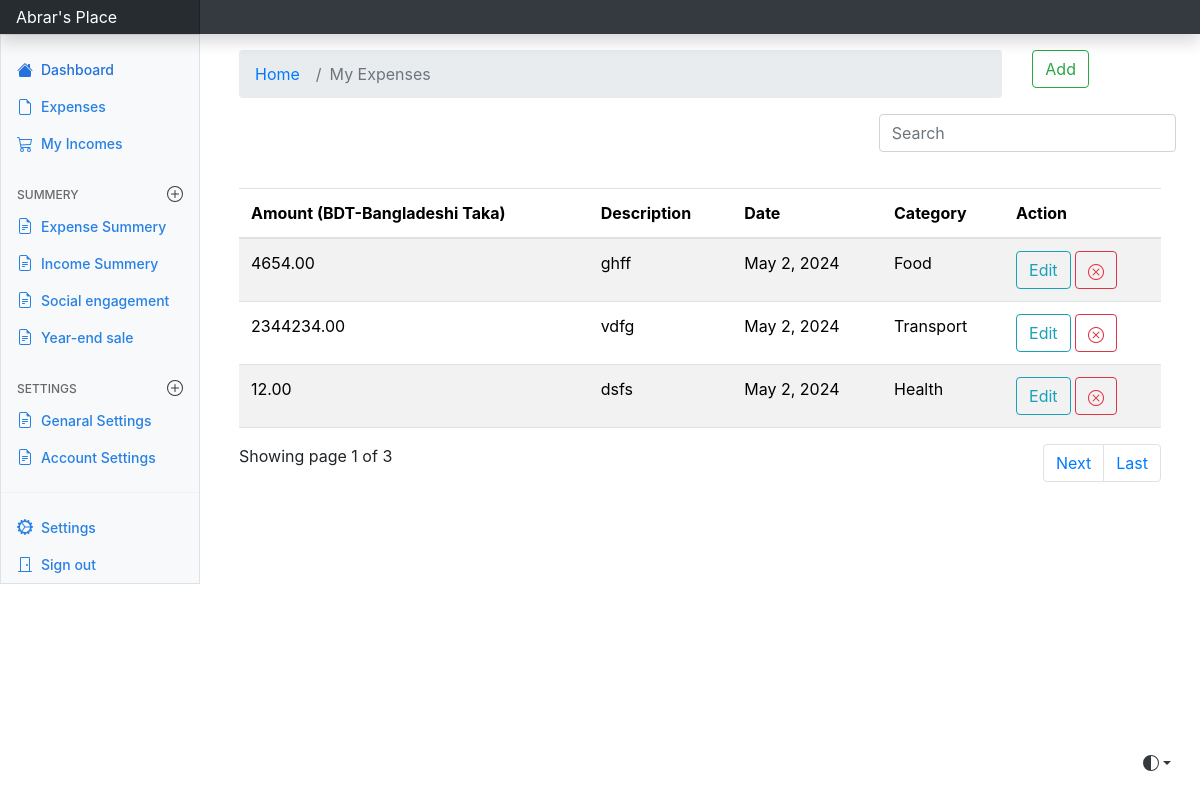
Before: / (signed in) with the older database file.
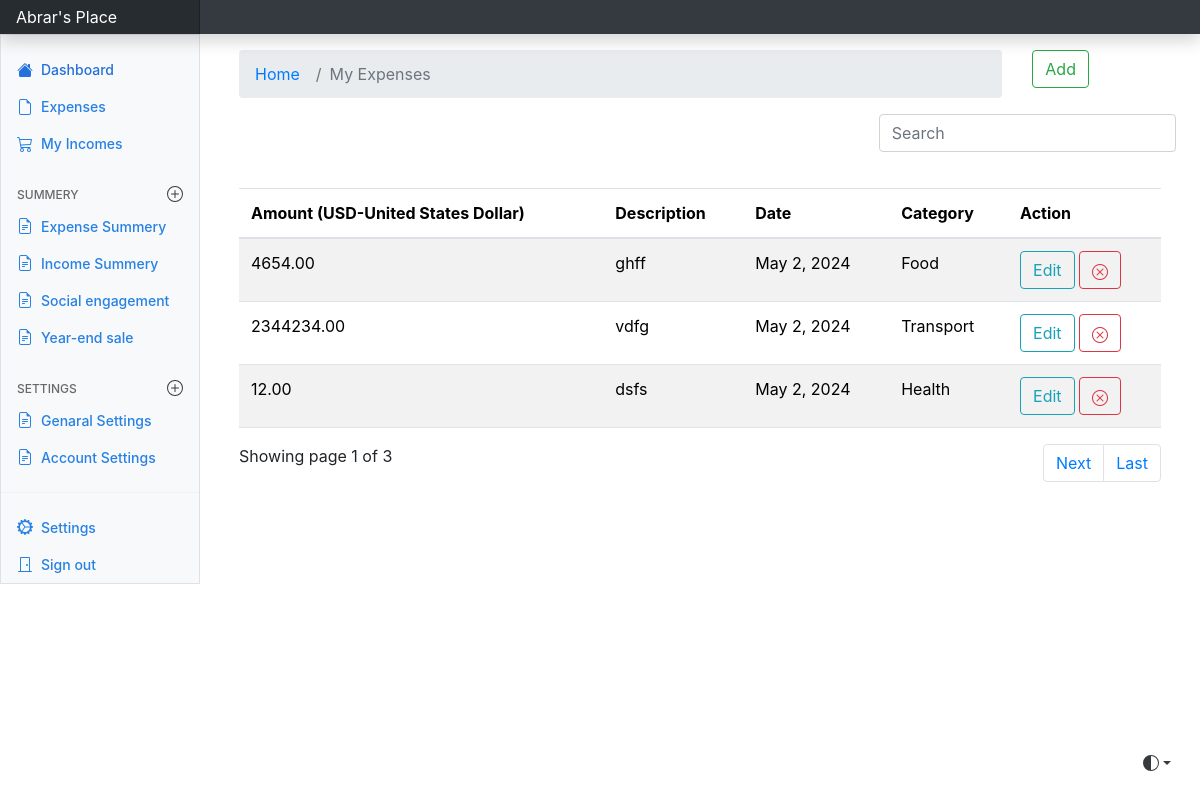
After: the same page with the newer database file.
### User_Preferences/models.py (models this page shows, shortened)
class UserPreferences(models.Model):
    user = models.OneToOneField(to=User, on_delete=models.CASCADE)
    currency = models.CharField(max_length=255,blank=True,null=True)

### expenses/views.py (the view)
# urls.py: path('', views.index, name='index'),
@login_required(login_url='/authentication/')
def index(request):
    data = Add_expense.objects.filter(user=request.user)
    currency = UserPreferences.objects.get(user=request.user).currency
    paginator = Paginator(data, 3)
    page_number = request.GET.get('page')
    page_obj = paginator.get_page(page_number)
    return render(request, 'expenses/index.html', {'data': data, 'page_obj': page_obj, 'currency': currency})

### templates/expenses/index.html (shortened to what this page needs)
{% extends "base.html" %}
{% load static %}
{% block content %}
<link rel="stylesheet" href="https://cdn.jsdelivr.net/npm/bootstrap@4.0.0/dist/css/bootstrap.min.css">
<link rel="stylesheet" href="https://cdn.jsdelivr.net/npm/bootstrap-icons@1.11.3/font/bootstrap-icons.min.css">
<div class ="container mt-3">
    <div class="row">
        <div class="col-md-10">
            <nav aria-label="breadcrumb">
                <ol class="breadcrumb">
                <li class="breadcrumb-item"><a href="{% url 'index' %}">Home</a></li>
                <li class="breadcrumb-item active" aria-current="page">My Expenses</li>
                </ol>
            </nav>
        </div>
        <div class="col-md-1">
            <a href="{% url 'expense' %}" type="button" class="btn btn-outline-success">Add</a>
        </div>
    </div>
</div>
{% if data %}
<div class="row justify-content-end">
    <div class="col-md-4">
        <form method="GET">
            <div class="input-group mb-3">
                <input type="text" class="form-control" placeholder="Search" name="search" id="searchField" value="{{ request.GET.q }}">
            </div>
        </form>
    </div>
</div>
<div class="container" style="margin-top: 20px;">
    <div class="app-table">
        <table class="table table-striped">
            <thead>
                <tr>
                    <th scope="col">Amount ({{currency}})</th>
                    <th scope="col">Description</th>
                    <th scope="col">Date</th>
                    <th scope="col">Category</th>
                    <th scope="col">Action</th>
                </tr>
            </thead>
            <tbody>
                {% for expense in page_obj %}
                <tr>
                    <td>{{ expense.amount }}</td>
                    <td>{{ expense.description }}</td>
                    <td>{{ expense.date }}</td>
                    <td>{{ expense.category }}</td>
                    <td>
                        <a href="{% url 'edit' expense.id %}" type="button" class="btn btn-outline-info">Edit</a>
                        <a href="{% url 'delete' expense.id %}" class="btn btn-outline-danger"><i class="bi bi-x-circle"></i></a>
                    </td>
                </tr>
                {% endfor %}
            </tbody>
        </table>
    </div>
    <div class="pagination-container">
    <div class="">
        Showing page {{page_obj.number}} of {{page_obj.paginator.num_pages}}
        <ul class="pagination align-right float-right mr-auto">
            {% if page_obj.has_next %}
            <li class="page-item">
                <a class="page-link" href="?page={{ page_obj.next_page_number }}">Next</a>
            </li>
            <li class="page-item">
                <a class="page-link" href="?page={{ page_obj.paginator.num_pages }}">Last</a>
            </li>
            {% endif %}
        </ul>
    </div>
    </div>
</div>
{% else %}
    <div class="container mt-3">
        <div class="alert alert-info" role="alert">
            No expenses found
        </div>
    </div>
{% endif %}
{% endblock content %}

Changed rows visible on the page:
changed UserPreferences: currency "BDT-Bangladeshi Taka" → "USD-United States Dollar"
